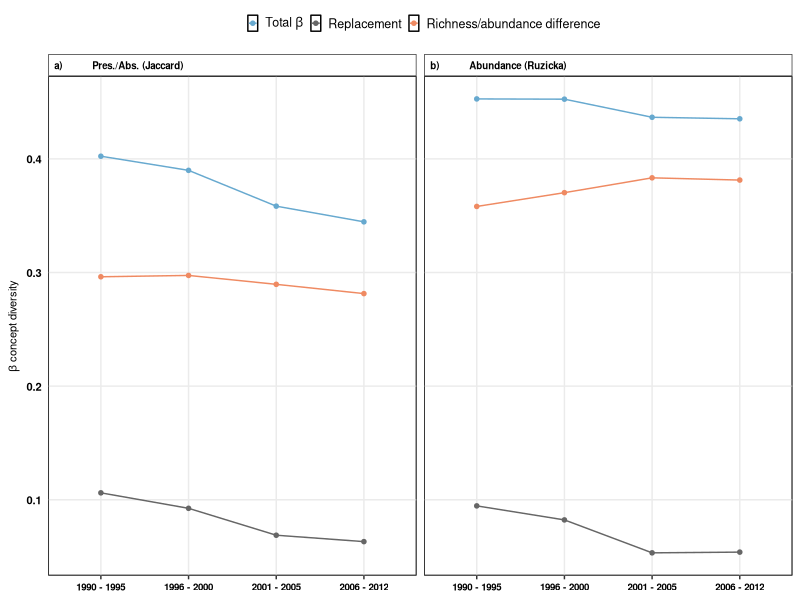

Recreate this plot in R.
#####################################
# Figures for beta diversity        #
#####################################

require(ggplot2)
require(dplyr)
require(reshape2)

###########
# Data ####
###########

beta_div<-read.csv("Cleaned_Data/Integration_BetaDiversity_Legendre.csv",stringsAsFactors = FALSE)

# arrange data for figures

beta_div<-melt(beta_div, id.vars=c("Index","TimeWindow"),measure.vars = 1:5,value.name = "Value",variable.name = "BetaDiv_Components")
beta_div$TimeWindow<-as.character(beta_div$TimeWindow)
beta_div$TimeWindow<-ifelse(beta_div$TimeWindow=="1990_1995","1990 - 1995",beta_div$TimeWindow)
beta_div$TimeWindow<-ifelse(beta_div$TimeWindow=="1996_2000","1996 - 2000",beta_div$TimeWindow)
beta_div$TimeWindow<-ifelse(beta_div$TimeWindow=="2001_2005","2001 - 2005",beta_div$TimeWindow)
beta_div$TimeWindow<-ifelse(beta_div$TimeWindow=="2006_2012","2006 - 2012",beta_div$TimeWindow)
beta_div$TimeWindow<-as.factor(beta_div$TimeWindow)
beta_div$TimeWindow <- factor(beta_div$TimeWindow, levels = c("1990 - 1995","1996 - 2000","2001 - 2005","2006 - 2012"))

beta_div<-filter(beta_div, BetaDiv_Components=="BDtotal"|BetaDiv_Components=="Repl"|BetaDiv_Components=="RichDif")

beta_div$BetaDiv_Components<-as.factor(beta_div$BetaDiv_Components)
beta_div$BetaDiv_Components <- factor(beta_div$BetaDiv_Components, levels = c("BDtotal","Repl","RichDif"))

beta_div$Index<-as.factor(beta_div$Index)
levels(beta_div$Index)[levels(beta_div$Index)=="Jaccard_pa"] <- "a)          Pres./Abs. (Jaccard)"
levels(beta_div$Index)[levels(beta_div$Index)=="Ruzicka_abund"]   <- "b)          Abundance (Ruzicka)"

# figure

bb<-ggplot(data=beta_div,aes(x=TimeWindow,y=Value,group=BetaDiv_Components,colour=BetaDiv_Components))+
  geom_point(shape=20,size=2) +
  geom_line(size=0.5)+
  scale_colour_manual(name="",labels=c("Repl"="Replacement","RichDif"= "Richness/abundance difference","BDtotal"= expression(paste("Total ",beta))),
                      values = c("BDtotal"="#67a9cf","RichDif" = "#ef8a62","Repl" ="gray40"))+
  labs(x = "", y = expression(paste(beta," concept diversity")))+
  facet_wrap(.~Index)

BetaDiv<-bb+ theme_bw()+theme(axis.title.x=element_blank(),
                               axis.title.y=element_text(colour="black",face=c("bold"),size=8),
                               axis.text.y=element_text(colour="black",face="bold",size=8),
                               axis.text.x=element_text(colour="black",face="bold",size=7),
                               axis.ticks.y=element_line(colour="transparent"),
                               legend.background=element_rect(fill="transparent"),
                               legend.key=element_rect(fill="transparent"),legend.key.size = unit(0.25, "cm"),
                               legend.text=element_text(size=9),
                               legend.text.align = 0.5,
                               legend.position="top",legend.direction="horizontal",
                               strip.background = element_rect(fill="transparent"),
                               strip.text = element_text(colour="black",face="bold",size=7, hjust=0),
                               panel.background =element_rect(fill="transparent",colour="black"),panel.grid.minor=element_blank())

png(filename="Figures/Integr_BetaDiv_orders.png", 
    type="cairo",
    units="in", 
    width=6, 
    height=4,  
    pointsize=2, 
    res=1000)

BetaDiv

dev.off()
